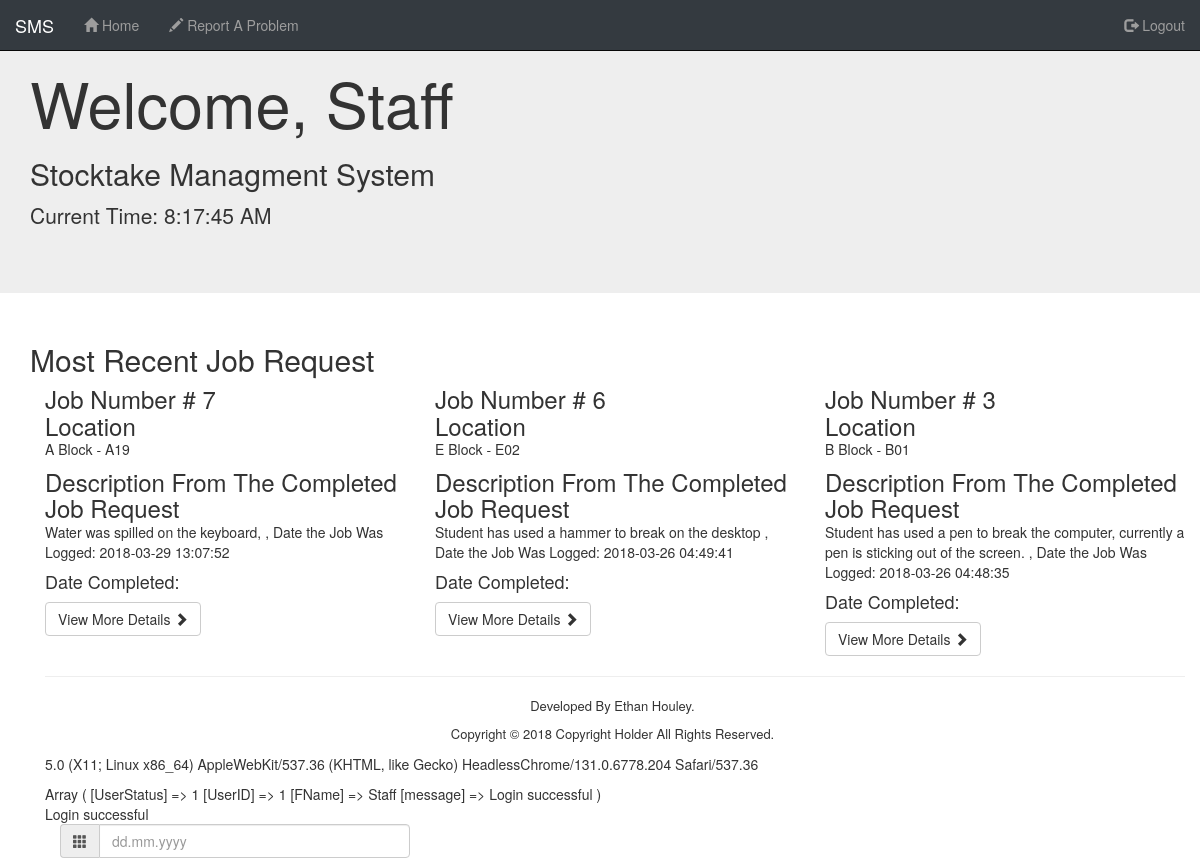
Page /View/index.php (signed in) on the committed database.
### tables this page shows
CREATE TABLE `job` (
  `JobID` int(10) UNSIGNED NOT NULL,
  `DateLogged` timestamp NOT NULL DEFAULT CURRENT_TIMESTAMP,
  `UserID` int(10) UNSIGNED NOT NULL,
  `RoomID` int(10) UNSIGNED NOT NULL,
  `AssetID` int(10) UNSIGNED DEFAULT NULL,
  `Broken_Mouse` varchar(255) DEFAULT NULL,
  `Broken_Keyboard` varchar(255) DEFAULT NULL,
  `Broken_Screen` varchar(255) DEFAULT NULL,
  `ExtraInfo` text,
  `JobStatusID` int(10) UNSIGNED NOT NULL DEFAULT '0',
  `PartsUsed` varchar(255) DEFAULT NULL,
  `DateComplete` timestamp NULL DEFAULT CURRENT_TIMESTAMP
);

CREATE TABLE `building` (
  `BuildingID` int(10) UNSIGNED NOT NULL,
  `BuildingName` varchar(255) NOT NULL
);

CREATE TABLE `rooms` (
  `RoomID` int(10) UNSIGNED NOT NULL,
  `RoomName` varchar(255) NOT NULL,
  `BuildingID` int(10) UNSIGNED NOT NULL
);

### Model/Functions.php (called while the page is built, shortened)
<?php
  function MostRecentOpenJobSQL() {
    $Most_Recent = "SELECT
    *	FROM job INNER JOIN rooms ON job.RoomID = rooms.RoomID INNER JOIN building ON rooms.BuildingID = building.BuildingID INNER JOIN jobstatus ON job.JobStatusID = jobstatus.JobStatusID	WHERE job.JobStatusID = 1	ORDER BY job.JobID DESC LIMIT 3;";
    $conn = dbConnect();
    $stmt = $conn->prepare($Most_Recent);
    $stmt->execute();
    $ResultsMostRecentOpenSQL = $stmt->fetchAll(PDO::FETCH_ASSOC);
    return $ResultsMostRecentOpenSQL;
  }
 ?>

### View/Include/Master_Include.php (the view, shortened to what this page needs)
<?php
require_once '../Model/functions.php';
  function HTMLHeader() { ?>
    <!DOCTYPE html>
    <html lang="en">
    <head>
    	<link rel="stylesheet" href="https://maxcdn.bootstrapcdn.com/bootstrap/3.3.7/css/bootstrap.min.css">
    	<link rel="stylesheet" type="text/css" media="screen" href="/SMS/View/CSS/master.css" />
    </head>
    <body>
<?php
  }
function HTMLFooter() { ?>
  <footer>
  		<p class="Same_Line">Developed By Ethan Houley.</p>
  		<p class="Same_Line"> Copyright &copy; 2018 Copyright Holder All Rights Reserved.</p>
  	</footer>
  <link href="//cdnjs.cloudflare.com/ajax/libs/jquery-form-validator/2.3.26/theme-default.min.css" rel="stylesheet" type="text/css">
  <div class="error">
    <p id="BrowserInfomartion"></p>
    <div>
    <?php     print_r ($_SESSION); ?>
    </div>
    <?php
      if(isset($_SESSION['message'])) {
        echo '<div class="info message">';
        echo $_SESSION['message'];
        echo '</div>';
      }
}
 function clock() { ?>
      <p>Current Time:
        <span class="clock" id="time"></span>
      </p>
 <?php }
     ?>
    <?php
  function StaffNav() {
     ?>
    <nav class="navbar navbar-inverse remove_radius navbar-fixed-top background_black">
    	<div class="container-fluid">
    		<div class="navbar-header">
    			<a class="navbar-brand" href="#">SMS</a>
    		</div>
    		<div class="collapse navbar-collapse" id="bs-example-navbar-collapse-1">
    			<ul class="nav navbar-nav">
    				<li><a href="index.php"><span class="glyphicon glyphicon-home"></span> Home</a></li>
    				<li><a href="Job_Request.php"><span class="glyphicon glyphicon-pencil"></span> Report A Problem</a></li>
    			</ul>
    			<ul class="nav navbar-nav navbar-right ">
    				<li><a href="../Control/Logout.php" class="text_nav"><span class="glyphicon glyphicon-log-out"></span> Logout</a></li>
    			</ul>
    		</div>
    	</div>
    </nav>
    <?php
  }
  function StaffBody() {
     ?>
    <div class="jumbotron">
    		<div class="container">
    		<?php echo '<h1>Welcome, '.$_SESSION['FName'].' </h1>'; ?>
    			<h2>Stocktake Managment System</h2>
        <?php clock();?>
        </div>
    	</div>
    	<div class="container">
    <?php  $ResultsMostRecentOpenSQL = MostRecentOpenJobSQL(); ?>
      <div class="container">
      <div class="row">
      	<h2 class="heading">Most Recent Job Request</h2>
        <?php
        foreach ($ResultsMostRecentOpenSQL as $OpenJob) {
          echo '<div class="col-md-4">';
          echo '	<h3>Job Number <span># '.$OpenJob['JobID'].'</h3>';
          echo '	<h3>Location</h3>';
          echo '  <p>'.$OpenJob["BuildingName"].' - '.$OpenJob["RoomName"].' </p>';
          echo '	<h3>Description From The Completed Job Request</h3>';
          echo '	<p>'.$OpenJob['ExtraInfo'].' , Date the Job Was Logged: '.$OpenJob['DateLogged'].' </p>';
          echo '	<h4>Date Completed: '.$OpenJob['DateComplete'].'</h4>';
              echo '<button type="button" name="button" class="btn btn-default" id="CloseJobButton" onclick="CloseStaffViewableJob(this)" data-toggle="modal" data-target="#CloseJobInfo" value="'.$OpenJob["JobID"].'">View More Details <span class="glyphicon glyphicon-chevron-right"></span></button>';
              echo '</div>';
        }
    ?>
    		</div>
    		<hr>
    <?php
  }
    ?>

### View/index.php (shortened to what this page needs)
<?php
  require_once 'include/Master_Include.php';
  HTMLHeader();
  switch ($_SESSION['UserStatus']) {
    case 1:
      StaffNav();
      StaffBody();
      break;
    }
    HTMLFooter();
  ?>
  <div class="col-md-4 postion text-center">
   <div class="input-group date" data-date-format="dd.mm.yyyy">
     <div class="input-group-addon" >
       <span class="glyphicon glyphicon-th"></span>
     </div>
     <input  type="text" class="form-control" placeholder="dd.mm.yyyy">
   </div>
  </div>
</div>

### View/CSS/master.css (style rules this page uses)
.background_black { background-color: #343a40 !important; color: #fff !important; }
.remove_radius { border-radius: 0 !important; }
.Same_Line { text-align: center; margin-right: 5px; font-size: 13px !important; }
h3 { margin: 0 !important; }
footer { right: 0; bottom: 0; left: 0; background-color: rgba(255, 255, 255, 0); }

### rows in the picture
job: JobID "7", building.BuildingName "A Block", RoomID.RoomName "A19", ExtraInfo "Water was spilled on the keyboard,", DateLogged "2018-03-29 13:07:52"
job: JobID "6", building.BuildingName "E Block", RoomID.RoomName "E02", ExtraInfo "Student has used a hammer to break on the desktop", DateLogged "2018-03-26 04:49:41"
job: JobID "3", building.BuildingName "B Block", RoomID.RoomName "B01", ExtraInfo "Student has used a pen to break the computer, currently a pen is sticking out of the screen.", DateLogged "2018-03-26 04:48:35"

### other values in the picture
$_SESSION['FName'] "Staff"
$_SESSION['message'] "Login successful"
